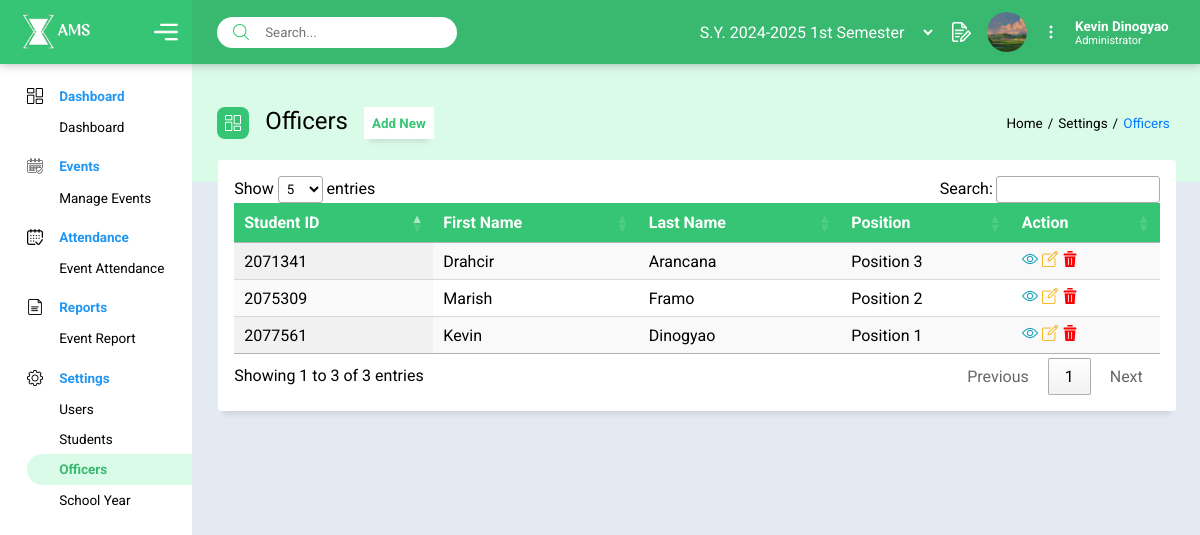
The page /ams/officers.php (signed in) on the database its author committed.
### tables this page shows
CREATE TABLE `tbl_students` (
  `student_id` mediumint(9) NOT NULL,
  `first_name` varchar(50) NOT NULL,
  `last_name` varchar(50) NOT NULL,
  `gmail` varchar(50) NOT NULL,
  `year_level` enum('1st','2nd','3rd','4th') DEFAULT NULL,
  `status` enum('Active','Inactive') NOT NULL DEFAULT 'Active'
);

CREATE TABLE `tbl_sbo` (
  `sbo_id` int(3) NOT NULL,
  `student_id` mediumint(9) NOT NULL,
  `position` varchar(50) NOT NULL,
  `profile_img` longblob DEFAULT NULL
);

CREATE TABLE `tbl_system_user` (
  `user_id` bigint(20) NOT NULL DEFAULT current_timestamp(),
  `sbo_id` int(3) NOT NULL,
  `role` enum('Administrator','Attendance Manager','Event Manager') NOT NULL,
  `username` varchar(50) NOT NULL,
  `password` varchar(200) NOT NULL
);

### model/select/session-user.php (called while the page is built, shortened)
<?php
$userId = $_SESSION['user_id'];
$query = "SELECT * FROM tbl_students, tbl_sbo, tbl_system_user WHERE tbl_sbo.sbo_id = tbl_system_user.sbo_id and tbl_students.student_id = tbl_sbo.student_id and tbl_system_user.user_id = :user_id";
$stmt = $conn->prepare($query);
$stmt->bindParam(':user_id', $userId);
$stmt->execute();
if ($stmt->rowCount() > 0) {
    while ($row = $stmt->fetch(PDO::FETCH_ASSOC)) {
        $profileImg = '../uploads/' . $row['profile_img'];
        $fullName = $row['first_name'] . " " . $row['last_name'];
        $role = $row['role'];
    }
}

### model/select/officers.php (called while the page is built, shortened)
<?php
$query = 'SELECT * FROM tbl_sbo, tbl_students WHERE tbl_sbo.student_id = tbl_students.student_id';
$stmt = $conn->prepare($query);
$stmt->execute();

### ams/officers.php (the view, shortened to what this page needs)
<?php
include('../includes/dashboard.php');
$filesToInclude = [OFFICERS, DELETE_OFFICER, INSERT_OFFICER, UPDATE_OFFICER];
foreach ($filesToInclude as $file) {
    require_once($file);
}
?>
<!DOCTYPE html>
<html lang="en">
<head>
    <link rel="stylesheet" href="../assets/css/officers.css?version=<?php echo time(); ?>">
    <link rel="stylesheet" href="../assets/css/modalEdit.css?version=<?php echo time(); ?>">
</head>
<body>
    <main class="home">
        <div class="title-dashboard">
            <div>
                <span><img src="../icons/dashboard (2).png" alt="dashboard"></span>
                <h2>Officers</h2>
                <button id="myBtn">Add New</button>
            </div>
            <div class="breadcrumb">
                <p>Home</p>
                <p>Settings</p>
                <p class="active-page">Officers</p>
            </div>
        </div>
        <section class="home-container">
            <div class="home-card table-card">
                <table id="myTable" class="display">
                    <thead>
                        <tr class="table-title">
                            <th>Student ID</th>
                            <th>First Name</th>
                            <th>Last Name</th>
                            <th>Position</th>
                            <th>Action</th>
                        </tr>
                    </thead>
                    <tbody>
                        <?php while ($row = $stmt->fetch()){?>
                            <tr data-id="<?php echo $row['sbo_id'];?>">
                                <td><?php echo $row['student_id'];?></td>
                                <td><?php echo $row['first_name'];?></td>
                                <td><?php echo $row['last_name'];?></td>
                                <td><?php echo $row['position'];?></td>
                                <td>
                                    <a href="../includes/search.php?id=<?php echo $row['student_id'];?>">
                                        <img class="table-icon" src="../icons/view.png" alt="View">
                                    </a>
                                    <a class="edit" id="myBtnEdit<?php echo $row['sbo_id']; ?>" href="<?php echo $_SERVER['PHP_SELF']; ?>?officerEditid=<?php echo $row['sbo_id']; ?>">
                                        <img class="table-icon" src="../icons/edit.png" alt="Edit">
                                    </a>
                                    <a href="">
                                    <a class="delete" href="<?php echo $_SERVER['PHP_SELF']; ?>?sboid=<?php echo $row['sbo_id']; ?>">
                                        <img class="table-icon" src="../icons/delete.png" alt="Delete">
                                    </a>
                                </td>
                            </tr>
                        <?php } ?>
                    </tbody>
                </table>
            </div>
        </section>
    </main>
</body>
</html>

### includes/dashboard.php (shortened to what this page needs)
<?php
require_once('../config/constant.php');
require_once(CURRENT_USER);
$activePage = basename($_SERVER['PHP_SELF'], '.php');
?>
    <link rel="stylesheet" href="../assets/css/menu.css?version=<?php echo time(); ?>">
    <link rel="stylesheet" href="https://cdn.datatables.net/1.13.6/css/jquery.dataTables.css" />
    <header>
        <div class="logo">
          <div>
            <img src="../icons/logo-white.png" alt="logo" id="logo">
            <span id="menu-toggle"><img src="../icons/menu.png" alt="menu" id="menu"></span>
          </div>
        </div>
        <div class="profile">
          <div class="search">
            <span><img src="../icons/search-interface-symbol.png" alt="search"></span>
            <form action="" method="POST" autocomplete="off">
              <input type="search" name="search" id="search" placeholder="Search...">
            </form>
          </div>
          <div class="card-profile" title="request">
          <div class="sy">
            <select name="school_year_id" id="sy">
              <?php
              $queryDefault = "SELECT * FROM tbl_school_year ORDER BY school_yearstart ASC";
              $defaultSchoolYearId = null;
              if (isset($_SESSION['sch_year'])) {
                  $selectedYear = $_SESSION['sch_year'];
                  $querySelected = "SELECT * FROM tbl_school_year WHERE school_year_id = :id";
                  $stmtSelected = $conn->prepare($querySelected);
                  $stmtSelected->bindParam(':id', $selectedYear);
                  $stmtSelected->execute();
                  $rowSelected = $stmtSelected->fetch(PDO::FETCH_ASSOC);
                  $defaultSchoolYearId = $rowSelected['school_year_id'];
              }
              $stmtDefault = $conn->prepare($queryDefault);
              $stmtDefault->execute();
              while ($rowDefault = $stmtDefault->fetch(PDO::FETCH_ASSOC)) {
                  $syDefault = "S.Y. " . $rowDefault['school_yearstart'] . "-" . $rowDefault['school_yearend'] . " " . $rowDefault['semester'];
                  if ($rowDefault['school_year_id'] == $defaultSchoolYearId) {
                      echo "<option value='" . $rowDefault['school_year_id'] . "' selected style='font-weight: bold;'>" . $syDefault . "</option>";
                  } else {
                      echo "<option value='" . $rowDefault['school_year_id'] . "'>" . $syDefault . "</option>";
                  }
              }
              ?>
          </select>
            </div>
            <?php if ($_SESSION['role'] == ACCOUNT_TYPE_A) {?>
              <a href="../ams/users.php" class="request">
                <img src="../icons/request.png" alt="request" >
              </a>
            <?php }?>
            <img src="<?php echo $profileImg;?>" alt="profile">
            <div class="menu-profile">
              <img src="../icons/dots.png" alt="menu" id="profile-menu">
            </div>
            <div class="card-user">
              <p><?php echo $fullName;?></p>
              <p><?php echo $role;?></p>
            </div>
          </div>
        </div>
    </header>
    <section class="menu-section" id="container">
        <div class="menu-container">
            <nav class="main-container">
                  <div class="main dashboard">
                    <div class="title">
                      <img src="../icons/dashboard.png" alt="dashboard">
                      <h4>Dashboard</h4>
                    </div>
                    <div class="sub">
                      <a href="../includes/dashboard.php" class="<?= ($activePage == 'dashboard') ? 'active-page':''; ?>">Dashboard</a>
                    </div>
                  </div>
                  <div class="main events">
                    <div class="title">
                      <img src="../icons/calendar.png" alt="calendar">
                      <h4>Events</h4>
                    </div>
                    <div class="sub">
                      <a href="../ams/events.php" class="<?= ($activePage == 'events') ? 'active-page':''; ?>">Manage Events</a>
                    </div>
                  </div>
                  <?php
                    if ($_SESSION['role'] == ACCOUNT_TYPE_A || $_SESSION['role'] == ACCOUNT_TYPE_AM) {
                        echo "
                          <div class='main attendance'>
                            <div class='title'>
                              <img src='../icons/calendar (1).png' alt='attendance'>
                              <h4>Attendance</h4>
                            </div>
                            <div class='sub'>
                              <a href='../ams/attendance-events.php' class='".($activePage == 'attendance-events' ? 'active-page':''). "'>Event Attendance</a>
                            </div>
                          </div>
                      ";
                    }
                  ?>
                  <div class='main report'>
                      <div class='title'>
                          <img src='../icons/file.png' alt='report'>
                          <h4>Reports</h4>
                      </div>
                      <div class='sub'>
                        <a href='../ams/report-events.php' class='<?=($activePage == 'report-events') ? 'active-page' :''; ?>'>Event Report</a>
                    </div>
                  </div>
                  <div class="main setting">
                    <div class="title">
                      <img src="../icons/settings.png" alt="setting">
                      <h4>Settings</h4>
                    </div>
                    <div class="sub">
                      <a href="../ams/users.php" class="<?= ($activePage == 'users') ? 'active-page':''; ?>">Users</a>
                    <?php
                      if($_SESSION['role'] == ACCOUNT_TYPE_A){
                        echo"
                        <a href='../ams/students.php' class='" . ($activePage == 'students' ? 'active-page' : '') . "'>Students</a>
                        <a href='../ams/officers.php' class='" . ($activePage == 'officers' ? 'active-page' : '') . "'>Officers</a>
                        <a href='../ams/schoolyear.php' class='".($activePage == 'schoolyear' ? 'active-page':'') . "'>School Year</a>
                        ";
                      }
                    ?>
                    </div>
                  </div>
            </nav>
        </div>
    </section>

### assets/css/menu.css (style rules this page uses)
:root { --font: 'Righteous', cursive; --font: 'Roboto', sans-serif; --fontsize: 13.5px; --colorBG: #e4eaf2; --colorGrey: #eff3f6; --colorGreyD: #bdbdbd; --colorGreen: #36c574; --colorGreenD: #39b870; --colorMenuHover: #dbfbe9; --colorInfo: #53bcdc; --colorOrange: #FFA500; }
* { margin: 0; padding: 0; box-sizing: border-box; text-decoration: none; list-style: none; font-family: var(--font); font-family: var(--font); }
body { overflow-x: hidden; scrollbar-width: thin; scrollbar-color: transparent transparent; }
.breadcrumb p:not(:last-child)::after { content: "/"; margin: 0 5px; }
.title-dashboard .breadcrumb { display: flex; gap: 0; cursor: pointer; font-size: var(--fontsize); }
.active-page { color: #007BFF; }
body { width: 100vw; height: 100vh; background-color: var(--colorBG); }
.menu-section { height: 100vh; width: 16vw; z-index: 4; position: fixed; background-color: white; }
header { position: fixed; background-color: var(--colorGreenD); box-shadow: 0px 0px 10px 0px rgba(0,0,0,0.3); width: 100vw; height: 4rem; z-index: 5; display: grid; grid-template-columns: 16vw 84vw; grid-template-rows: 4rem; }
.table-icon { width: 1rem !important; height: 1rem !important; }
.logo { display: flex; justify-content: center; align-items: center; background-color: var(--colorGreen); }
.logo div { display: flex; justify-content: space-between; align-items: center; width: 85%; height: 4rem; }
.logo #logo { width: 5.5rem; height: 3rem; }
.logo #menu { width: 1.5rem; height: 1.5rem; }
.profile { margin-left: 2.5%; display: flex; justify-content: space-between; align-items: center; width: 94.4%; }
header input[type=search] { outline: none; border: none; border-radius: 2rem; padding: .5rem .5rem .5rem 3rem; width: 15rem; }
.main img { width: 1rem; height: 1rem; }
.search { position: relative; }
.search span > img { position: absolute; left: 1rem; bottom: .5rem; width: 1rem; height: 1rem; }
.card-profile { display: flex; justify-content: center; align-items: center; gap: 1rem; }
.card-profile .menu-profile { position: relative; }
.card-profile > img { border-radius: 100%; object-fit: cover; width: 2.5rem; height: 2.5rem; }
.card-profile .menu-profile img { width: 1rem; height: 1rem; cursor: pointer; }
.card-user { color: white; font-size: var(--fontsize); font-weight: bold; }
.card-user p:last-child { font-size: 11px; font-weight: normal; text-transform: capitalize; }
.card-profile .sy > select { font-size: var(--fontsize2); text-transform: capitalize; background-color: transparent; border: none; color: white; width: 15rem !important; padding: 0; }
.card-profile .sy > select option { color: black; text-align: left; }
.menu-container { margin-top: 5rem; padding-left: 1.7rem; }
.main-container { display: flex; flex-direction: column; gap: .5rem; }
.main { display: flex; flex-direction: column; }
.title img { display: block; }
.title { display: flex; align-items: center; line-height: 2rem; gap: 1rem; }
.sub a { padding: .2rem .2rem .2rem 2rem; line-height: 1.5rem; font-size: var(--fontsize); border-radius: 2rem 0 0 2rem; color: black; display: block; }
h4 { font-size: var(--fontsize); color: #2196f3; font-weight: bold; }
.main .sub .active-page { font-weight: bold; background-color: var(--colorMenuHover); color: var(--colorGreenD); }
.request { position: relative; }
.request img { width: 1.2rem; height: 1.2rem; }

### rows shown on the page
tbl_students: tbl_sbo.profile_img (picture), fullName "Kevin Dinogyao", tbl_system_user.role "Administrator"
tbl_sbo: student.student_id "2077561", student.first_name "Kevin", student.last_name "Dinogyao", position "Position 1"
tbl_sbo: student.student_id "2075309", student.first_name "Marish", student.last_name "Framo", position "Position 2"
tbl_sbo: student.student_id "2071341", student.first_name "Drahcir", student.last_name "Arancana", position "Position 3"

### other values the page prints
form field school_year_id "S.Y. 2024-2025 1st semester"
